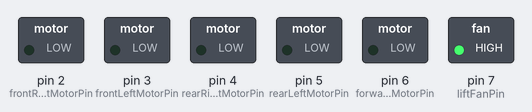
Recording of a sketch running on a simulated Arduino Uno, built with avr-gcc and run on an emulated ATmega328P. On the bench: switched loads named in the sketch (green lamp = pin HIGH).

Above: at 0.1 s.
Timing chart, 0 to 1.6 s (numbered marks = the images above):
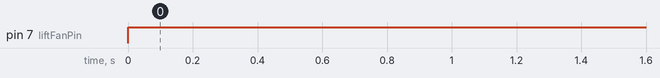

Measured:
- by itself, pin 7 (liftFanPin): LOW → HIGH at 0.00 s

The sketch:

HoverCraftMotors_Test.ino
```cpp
//HoverCraftMotors_Test.ino
//
// Purpose: This program is made to easily
// test each or several motors with PWM
//
// @author Prince Balabis
//

// Pins to the motors/fans
const int liftFanPin = 7;
const int forwardPropulsionMotorPin = 6;
const int frontRightMotorPin = 2;
const int frontLeftMotorPin = 3;
const int rearRightMotorPin = 4;
const int rearLeftMotorPin = 5;

// Setup pins as outputs
void setup()
{
  pinMode(liftFanPin, OUTPUT);
  pinMode(forwardPropulsionMotorPin, OUTPUT);
  pinMode(frontRightMotorPin, OUTPUT);
  pinMode(frontLeftMotorPin, OUTPUT);
  pinMode(rearRightMotorPin, OUTPUT);
  pinMode(rearLeftMotorPin, OUTPUT);
}

// Change PWM-values accordingly to test the motors
void loop()
{
  analogWrite(liftFanPin, 255);
  analogWrite(forwardPropulsionMotorPin, 0);
  analogWrite(frontRightMotorPin, 0);
  analogWrite(frontLeftMotorPin, 0);
  analogWrite(rearRightMotorPin, 0);
  analogWrite(rearLeftMotorPin, 0);
}
```
